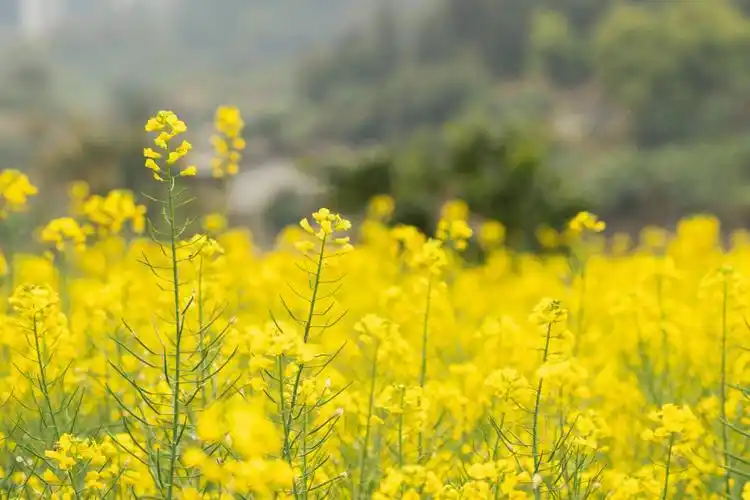
#> input picture Part21/scenery.png, 750 x 500 px
$ python blog021a.py
#> lines starting #> are read from the running program, lines starting #| are printed output that depends on the picture
import cv2
import numpy as np
import matplotlib.pyplot as plt

# 图像直方图均衡化
img = cv2.imread('scenery.png')
#> img is the input picture: shape (500, 750, 3); mean B, G, R 58.1, 164.2, 171.9
gray = cv2.cvtColor(img,cv2.COLOR_BGR2GRAY)
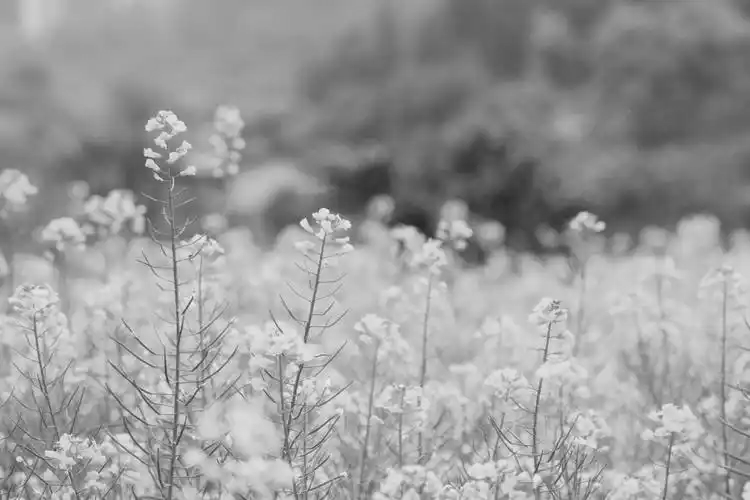
#> gray: shape (500, 750); min 37, max 243, mean 154.4
result = cv2.equalizeHist(gray)
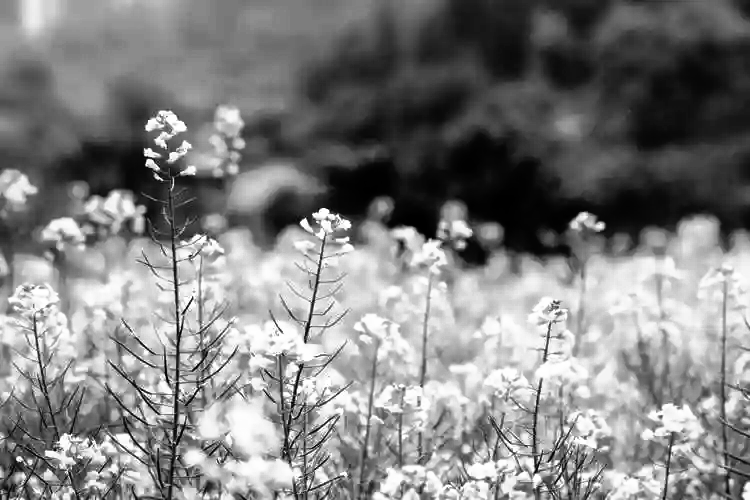
#> result: shape (500, 750); min 0, max 255, mean 128.5

# 现实图像
plt.subplot(221),plt.imshow(gray, cmap = plt.cm.gray),plt.axis('off'),plt.title('(a)')
plt.subplot(222),plt.imshow(result, cmap = plt.cm.gray),plt.axis('off'),plt.title('(b)')
plt.subplot(223),plt.hist(img.ravel(), 256),plt.title('c')
plt.subplot(224),plt.hist(result.ravel(), 256),plt.title('d')
plt.show()
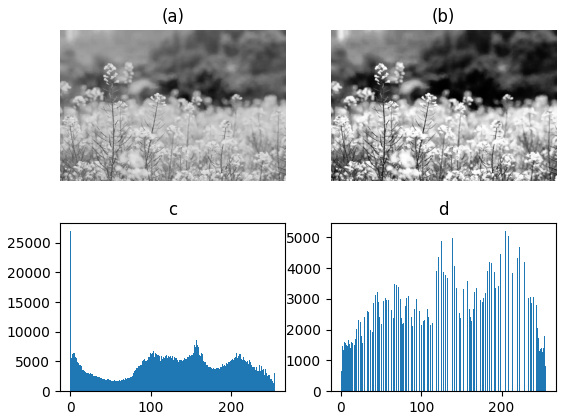
#> figure drawn by matplotlib, 4 panels; panel 3: tallest bar 26906 high, from x = 0 to 0.996; panel 4: tallest bar 5196 high, from x = 204.2 to 205.2
